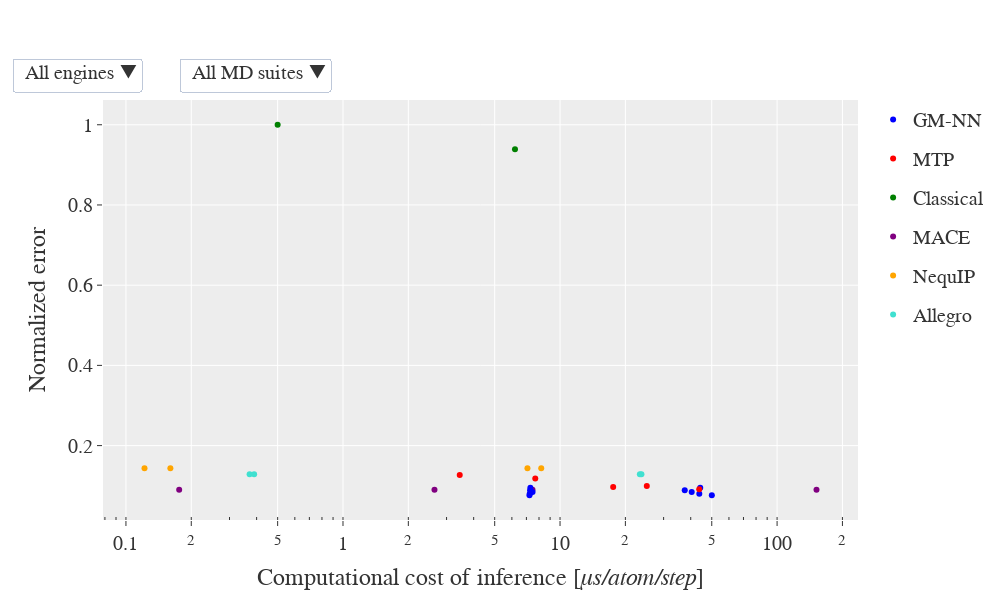

Write notebook code for a chart like this one.
### Code cell
# Add dropdown

lst_eng, lst_md = produce_buttons(df, traces)
fig.update_layout(
    updatemenus=[
        dict(
            buttons=lst_eng,
            direction="down",
            x=0.05,
            y=1.1,
            #type = "buttons",
            #active=0
        ),
        dict(
            buttons=lst_md,
            direction="down",
            x=0.3,
            y=1.1,
            #type = "buttons",
            #active=0
        )
    ]
)

# fig.update_layout(
#     annotations=[
#         dict(text="Engine", x=0, xref="paper", y=1.1, yref="paper",
#                              align="left", showarrow=False),
#         dict(text="MD Suite", x=0.075, xref="paper", y=1.1,
#                              yref="paper", showarrow=False)])

### Figure 1 — Plotly figure (JSON) as saved in the notebook; plotly's stock layout.template omitted (floating-point values rounded to 4 significant figures)
{"data": [{"hovertemplate": "%{text}<br>Computational cost: %{x} μs<br>Normalized error: %{y}", "legendgroup": "GM-NN", "marker": {"color": ["blue", "blue", "blue", "blue", "blue"]}, "mode": "markers", "name": "GM-NN", "text": ["593-512-512-1<br>Engine: LAMMPS-CPU", "593-128-128-1<br>Engine: LAMMPS-CPU", "593-32-32-1<br>Engine: LAMMPS-CPU", "360-512-512-1<br>Engine: LAMMPS-CPU", "910-512-512-1<br>Engine: LAMMPS-CPU"], "type": "scatter", "x": [43.81, 40.42, 37.54, 44.25, 50.04], "y": [0.07977, 0.0845, 0.08864, 0.09512, 0.07621]}, {"hovertemplate": "%{text}<br>Computational cost: %{x} μs<br>Normalized error: %{y}", "legendgroup": "MTP", "marker": {"color": ["red", "red", "red", "red", "red"]}, "mode": "markers", "name": "MTP", "text": ["lev16<br>Engine: LAMMPS-CPU", "lev20<br>Engine: LAMMPS-CPU", "lev24<br>Engine: LAMMPS-CPU", "lev26<br>Engine: LAMMPS-CPU", "lev28<br>Engine: LAMMPS-CPU"], "type": "scatter", "x": [3.45, 7.69, 17.57, 25.1, 43.78], "y": [0.127, 0.1182, 0.09703, 0.09907, 0.09132]}, {"hovertemplate": "%{text}<br>Computational cost: %{x} μs<br>Normalized error: %{y}", "legendgroup": "Classical", "marker": {"color": ["green", "green"]}, "mode": "markers", "name": "Classical", "text": [" EAM<br>Engine: LAMMPS-CPU", " MEAM<br>Engine: LAMMPS-CPU"], "type": "scatter", "x": [0.5, 6.2], "y": [1, 0.939]}, {"hovertemplate": "%{text}<br>Computational cost: %{x} μs<br>Normalized error: %{y}", "legendgroup": "MACE", "marker": {"color": ["purple"]}, "mode": "markers", "name": "MACE", "text": ["Standard<br>Engine: LAMMPS-CPU"], "type": "scatter", "x": [151.9], "y": [0.08998]}, {"hovertemplate": "%{text}<br>Computational cost: %{x} μs<br>Normalized error: %{y}", "legendgroup": "NequIP", "marker": {"color": ["orange"]}, "mode": "markers", "name": "NequIP", "text": ["Standard<br>Engine: LAMMPS-CPU"], "type": "scatter", "x": [7.077], "y": [0.1434]}, {"hovertemplate": "%{text}<br>Computational cost: %{x} μs<br>Normalized error: %{y}", "legendgroup": "Allegro", "marker": {"color": ["turquoise"]}, "mode": "markers", "name": "Allegro", "text": ["Standard<br>Engine: LAMMPS-CPU"], "type": "scatter", "x": [23.32], "y": [0.1285]}, {"hovertemplate": "%{text}<br>Computational cost: %{x} μs<br>Normalized error: %{y}", "legendgroup": "MACE", "marker": {"color": ["purple"]}, "mode": "markers", "name": "MACE", "showlegend": false, "text": ["Standard<br>Engine: ASE-CPU"], "type": "scatter", "x": [7.465], "y": [0.08998]}, {"hovertemplate": "%{text}<br>Computational cost: %{x} μs<br>Normalized error: %{y}", "legendgroup": "NequIP", "marker": {"color": ["orange"]}, "mode": "markers", "name": "NequIP", "showlegend": false, "text": ["Standard<br>Engine: ASE-CPU"], "type": "scatter", "x": [8.191], "y": [0.1434]}, {"hovertemplate": "%{text}<br>Computational cost: %{x} μs<br>Normalized error: %{y}", "legendgroup": "Allegro", "marker": {"color": ["turquoise"]}, "mode": "markers", "name": "Allegro", "showlegend": false, "text": ["Standard<br>Engine: ASE-CPU"], "type": "scatter", "x": [23.71], "y": [0.1285]}, {"hovertemplate": "%{text}<br>Computational cost: %{x} μs<br>Normalized error: %{y}", "legendgroup": "GM-NN", "marker": {"color": ["blue", "blue", "blue", "blue", "blue"]}, "mode": "markers", "name": "GM-NN", "showlegend": false, "text": ["593-512-512-1<br>Engine: LAMMPS-GPU", "593-128-128-1<br>Engine: LAMMPS-GPU", "593-32-32-1<br>Engine: LAMMPS-GPU", "360-512-512-1<br>Engine: LAMMPS-GPU", "910-512-512-1<br>Engine: LAMMPS-GPU"], "type": "scatter", "x": [7.25, 7.47, 7.28, 7.3, 7.23], "y": [0.07977, 0.0845, 0.08864, 0.09512, 0.07621]}, {"hovertemplate": "%{text}<br>Computational cost: %{x} μs<br>Normalized error: %{y}", "legendgroup": "MACE", "marker": {"color": ["purple"]}, "mode": "markers", "name": "MACE", "showlegend": false, "text": ["Standard<br>Engine: LAMMPS-GPU"], "type": "scatter", "x": [2.639], "y": [0.08998]}, {"hovertemplate": "%{text}<br>Computational cost: %{x} μs<br>Normalized error: %{y}", "legendgroup": "NequIP", "marker": {"color": ["orange"]}, "mode": "markers", "name": "NequIP", "showlegend": false, "text": ["Standard<br>Engine: LAMMPS-GPU"], "type": "scatter", "x": [0.1218], "y": [0.1434]}, {"hovertemplate": "%{text}<br>Computational cost: %{x} μs<br>Normalized error: %{y}", "legendgroup": "Allegro", "marker": {"color": ["turquoise"]}, "mode": "markers", "name": "Allegro", "showlegend": false, "text": ["Standard<br>Engine: LAMMPS-GPU"], "type": "scatter", "x": [0.3713], "y": [0.1285]}, {"hovertemplate": "%{text}<br>Computational cost: %{x} μs<br>Normalized error: %{y}", "legendgroup": "MACE", "marker": {"color": ["purple"]}, "mode": "markers", "name": "MACE", "showlegend": false, "text": ["Standard<br>Engine: ASE-GPU"], "type": "scatter", "x": [0.1759], "y": [0.08998]}, {"hovertemplate": "%{text}<br>Computational cost: %{x} μs<br>Normalized error: %{y}", "legendgroup": "NequIP", "marker": {"color": ["orange"]}, "mode": "markers", "name": "NequIP", "showlegend": false, "text": ["Standard<br>Engine: ASE-GPU"], "type": "scatter", "x": [0.1602], "y": [0.1434]}, {"hovertemplate": "%{text}<br>Computational cost: %{x} μs<br>Normalized error: %{y}", "legendgroup": "Allegro", "marker": {"color": ["turquoise"]}, "mode": "markers", "name": "Allegro", "showlegend": false, "text": ["Standard<br>Engine: ASE-GPU"], "type": "scatter", "x": [0.3896], "y": [0.1285]}], "layout": {"font": {"family": "Serif", "size": 20}, "height": 600, "updatemenus": [{"buttons": [{"args": [{"visible": [true, true, true, true, true, true, true, true, true, true, true, true, true, true, true, true]}], "label": "All engines", "method": "update"}, {"args": [{"visible": [true, true, true, true, true, true, true, true, true, false, false, false, false, false, false, false]}], "label": "CPU", "method": "update"}, {"args": [{"visible": [false, false, false, false, false, false, false, false, false, true, true, true, true, true, true, true]}], "label": "GPU", "method": "update"}], "direction": "down", "x": 0.05, "y": 1.1}, {"buttons": [{"args": [{"visible": [true, true, true, true, true, true, true, true, true, true, true, true, true, true, true, true]}], "label": "All MD suites", "method": "update"}, {"args": [{"visible": [true, true, true, true, true, true, false, false, false, true, true, true, true, false, false, false]}], "label": "LAMMPS", "method": "update"}, {"args": [{"visible": [false, false, false, false, false, false, true, true, true, false, false, false, false, true, true, true]}], "label": "ASE", "method": "update"}], "direction": "down", "x": 0.3, "y": 1.1}], "width": 1000, "xaxis": {"minor": {"ticks": "inside"}, "title": {"text": "Computational cost of inference [<i>μs/atom/step</i>]"}, "type": "log"}, "yaxis": {"title": {"text": "Normalized error"}}}}
